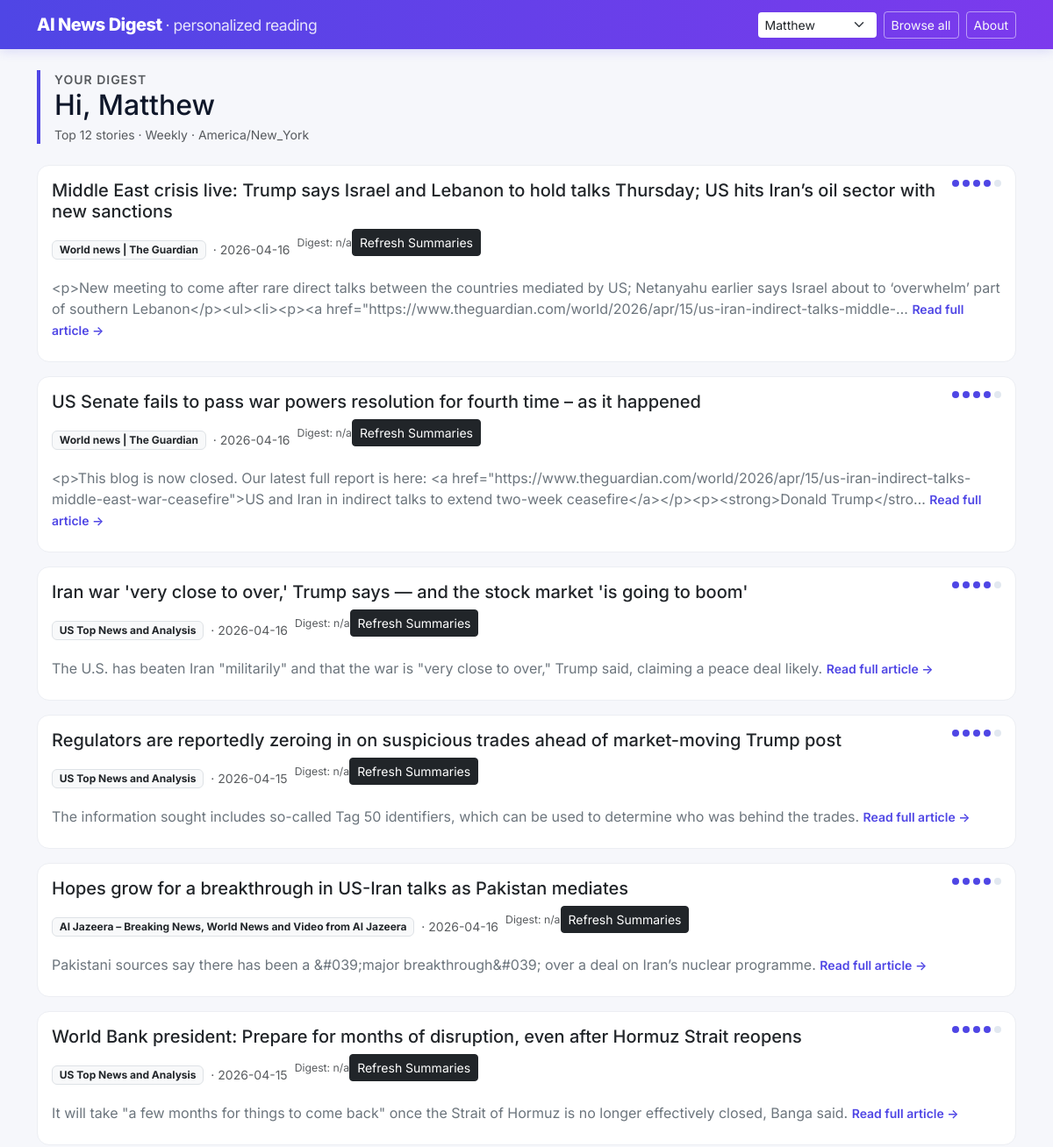
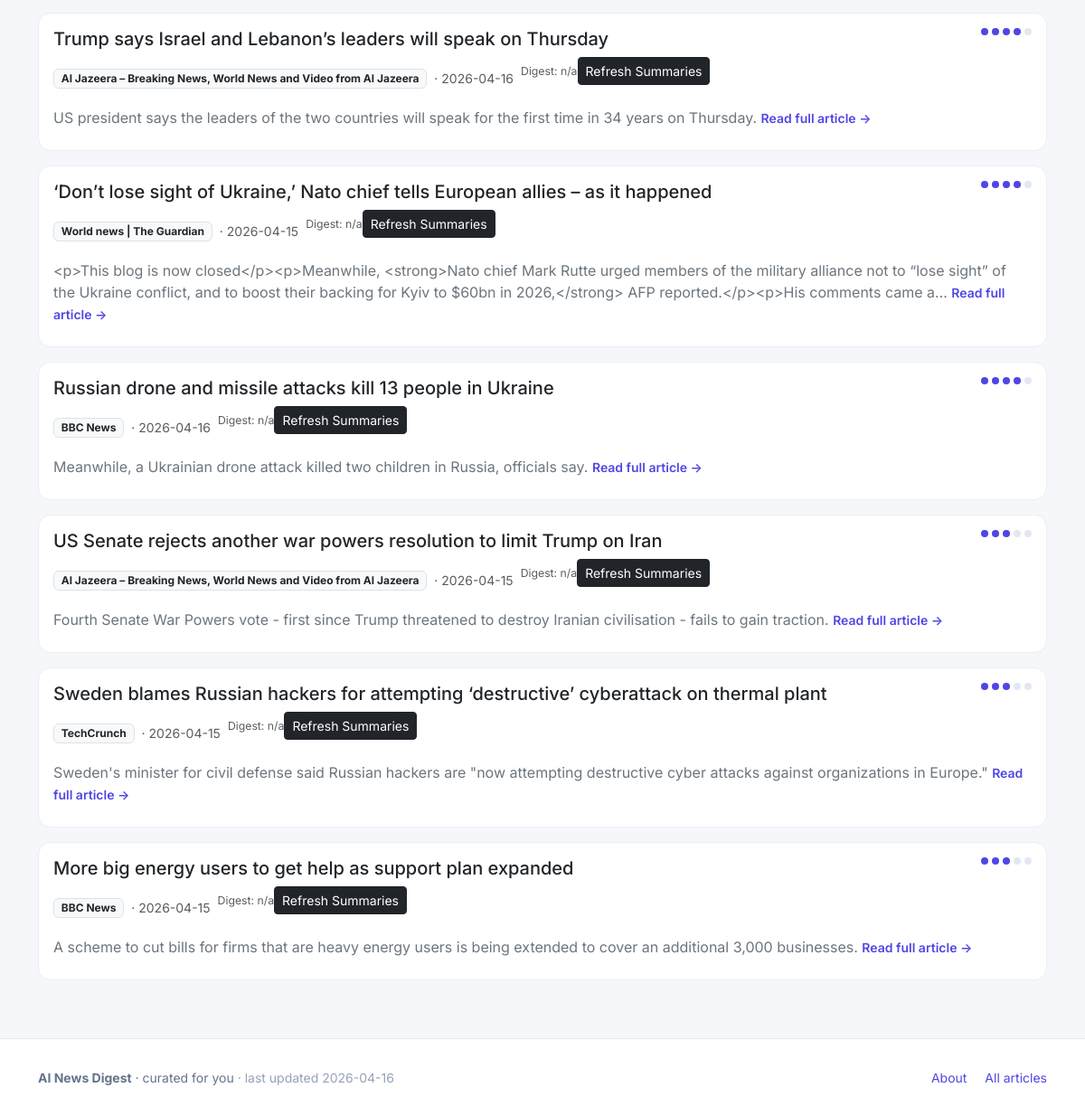
/digest/24f0b1f1-27c9-4131-aa38-c50f141d3861, run on the app's committed database (2 pictures, top to bottom).
### tables this page shows
CREATE TABLE users (
            user_id TEXT PRIMARY KEY,
            email TEXT UNIQUE NOT NULL,
            display_name TEXT,
            digest_frequency TEXT,
            digest_day TEXT,
            digest_time TEXT,
            timezone TEXT,
            max_articles INTEGER,
            preferred_sources TEXT,
            blocked_sources TEXT,
            language TEXT,
            reading_level TEXT,
            interest_embedding BLOB,
            interest_embedding_dim INTEGER,
            interest_embedding_model TEXT,
            interest_topics TEXT,
            last_profile_update_at TEXT,
            is_active INTEGER,
            created_at TEXT,
            updated_at TEXT
        );

CREATE TABLE articles (
            id TEXT PRIMARY KEY,
            title TEXT,
            url TEXT NOT NULL,
            source TEXT,
            published_at TEXT,
            summary TEXT,
            content TEXT,
            topic TEXT,
            embedding BLOB,
            ingested_at TEXT NOT NULL,
            author TEXT,
            image_url TEXT,
            categories TEXT,
            source_feed_url TEXT,
            fetched_at TEXT,
            word_count INTEGER,
            canonical_url TEXT,
            guid TEXT,
            language TEXT
        , embedding_dim INTEGER, embedding_model TEXT);

### app.py (the view)
@app.route("/digest/<user_id>")
def digest(user_id):
    conn = get_db()
    user = get_user_by_id(conn, user_id)
    if user is None:
        conn.close()
        abort(404)
    articles = get_top_articles_for_user(
        conn, user_id, top_k=user.preferences.max_articles
    )
    llm = MockLLM()
    digest_text = generate_digest(llm, articles)
    all_users = get_all_active_users(conn)
    conn.close()
    show_scores = request.args.get("debug") == "1"
    return render_template(
        "digest.html",
        user=user,
        articles=articles,
        show_scores=show_scores,
        digest_text=digest_text,
        all_users=all_users,
    )

### app.py (called while the page is built)
def get_db():
    conn = get_connection()
    ensure_all_tables(conn)
    return conn

def get_last_updated(conn):
    row = conn.execute(
        "SELECT MAX(published_at) AS ts FROM articles"
    ).fetchone()
    return row["ts"] if row else None

@app.context_processor
def inject_globals():
    conn = get_db()
    try:
        last_updated = get_last_updated(conn)
    finally:
        conn.close()
    return {"last_updated": last_updated}

### src/db.py (called while the page is built)
def get_connection(db_path: Optional[Path] = None) -> sqlite3.Connection:
    path = db_path or DB_PATH
    conn = sqlite3.connect(path)
    conn.row_factory = sqlite3.Row
    return conn

def _ensure_column(conn: sqlite3.Connection, table: str, column: str, coltype: str) -> None:
    cols = {row[1] for row in conn.execute(f"PRAGMA table_info({table})")}
    if column not in cols:
        conn.execute(f"ALTER TABLE {table} ADD COLUMN {column} {coltype}")

### src/ranking.py (called while the page is built)
def load_user_embedding(conn, user_id):
    row = conn.execute(
        "SELECT interest_embedding, interest_embedding_dim FROM users WHERE user_id = ?",
        (user_id,)
    ).fetchone()
    if not row or row["interest_embedding"] is None:
        return None
    vec = np.frombuffer(row["interest_embedding"], dtype=np.float32)
    if vec.shape[0] != row["interest_embedding_dim"]:
        return None
    return vec

def load_candidate_articles(conn, limit=500):
    return conn.execute(
        """
        SELECT id, title, content, summary, url, embedding, embedding_dim,
               source, published_at
        FROM articles
        WHERE embedding IS NOT NULL
        ORDER BY published_at DESC
        LIMIT ?
        """,
        (limit,)
    ).fetchall()

def compute_scores(user_vec, article_rows):
    results = []
    for row in article_rows:
        emb = row["embedding"]
        dim = row["embedding_dim"]
        if emb is None or dim is None:
            continue
        article_vec = np.frombuffer(emb, dtype=np.float32)
        if article_vec.shape[0] != dim:
            continue
        score = float(np.dot(user_vec, article_vec))
        results.append((row, score))
    return results

def get_top_articles_for_user(conn, user_id, top_k=10, **kwargs):
    ranked = rank_articles(conn, user_id, top_k=top_k, **kwargs)
    return format_results(ranked)

### src/summarization.py (called while the page is built)
def generate_digest(llm_client, articles):
    prompt = build_digest_prompt(articles)
    response = llm_client.generate(prompt)
    return response

### templates/digest.html (shortened to what this page needs)
{% extends "base.html" %}
{% set current_user_id = user.user_id %}
{% block content %}
<div class="digest-header mb-4 d-flex flex-wrap justify-content-between align-items-start gap-2">
  <div>
    <div class="small text-muted text-uppercase fw-semibold" style="letter-spacing:1px;">
      Your digest
    </div>
    <h2 class="mb-1">
      Hi, {{ user.display_name or user.email }}
    </h2>
    <div class="text-muted small">
      Top {{ articles|length }} stories ·
      {{ user.preferences.digest_frequency.value|capitalize }} ·
      {{ user.preferences.timezone }}
    </div>
  </div>
</div>
{% if articles %}
<div class="row g-3">
  {% for a in articles %}
  {% set match_dots = ((a.score * 5) | round(0, 'ceil')) | int %}
  {% set preview = a.summary or a.content %}
  <div class="col-12">
    <div class="card article-card h-100">
      <div class="card-body">
        <div class="d-flex justify-content-between align-items-start gap-2 mb-2">
          <h5 class="card-title mb-0">
            <a href="{{ a.url or '#' }}" target="_blank" rel="noopener"
               class="text-decoration-none text-dark">
              {{ a.title or "Untitled" }}
            </a>
          </h5>
          <div class="match-meter text-nowrap" title="Personalization match">
            {% for i in range(5) %}
              <span class="match-dot {% if i < match_dots %}on{% endif %}"></span>
            {% endfor %}
          </div>
        </div>
        <div class="mb-2 small text-muted d-flex flex-wrap gap-2 align-items-center">
          <span class="badge bg-light text-dark border source-tag">
            {{ a.source or "Unknown" }}
          </span>
          {% if a.published_at %}
            <span>· {{ a.published_at[:10] }}</span>
      <div class="d-flex justify-content-between align-items-center mb-3">
        <div class="small text-muted">
          Digest: {{ digest.digest_id if digest is defined else "n/a" }}
        </div>
        <form method="post" action="/digest/refresh">
          <button type="submit" class="btn btn-sm btn-dark">Refresh Summaries</button>
        </form>
      </div>
          {% endif %}
        </div>
        {% if preview %}
        <p class="card-text text-secondary mb-2">
          {{ preview[:260] }}{% if preview|length > 260 %}…{% endif %}
        {% set preview = a.summary_text or a.summary or a.content %}
        {% endif %}
        {% if a.url %}
        <a href="{{ a.url }}" target="_blank" rel="noopener"
           class="small fw-semibold text-decoration-none">
          Read full article &rarr;
        </a>
        {% endif %}
      </div>
    </div>
  </div>
  {% endfor %}
</div>
{% else %}
<div class="alert alert-info">
  <strong>No stories yet.</strong>
  Your digest will appear here once articles have been ingested and ranked.
</div>
{% endif %}
{% endblock %}

### templates/base.html (style rules this page uses)
:root { --brand: #4f46e5; --brand-2: #7c3aed; --ink: #0f172a; --muted: #64748b; --bg: #f6f7fb; }
html, body { font-family: 'Inter', -apple-system, BlinkMacSystemFont, 'Segoe UI', sans-serif; }
body { background: var(--bg); color: var(--ink); }
.article-card { transition: transform 0.12s ease, box-shadow 0.15s ease; border: 1px solid #eceef3; border-radius: 14px; }
.source-tag { font-size: 0.75rem; }
.digest-header { border-left: 4px solid var(--brand); padding-left: 1rem; }
.match-meter { display: inline-flex; align-items: center; gap: 4px; font-size: 0.75rem; color: var(--muted); }
.match-dot { width: 8px; height: 8px; border-radius: 50%; background: #e2e8f0; }
.match-dot.on { background: var(--brand); }
a { color: var(--brand); }

### data on the page
users: display_name "Matthew", preferences.digest_frequency.value "Weekly", preferences.timezone "America/New_York"
articles: title "Middle East crisis live: Trump says Israel and Lebanon to hold talks Thursday; US hits Iran’s oil sector with new sanctions", source "World news | The Guardian", published_at "2026-04-16", digest_id "n/a", summary "<p>New meeting to come after rare direct talks between the countries mediated by US; Netanyahu earlier says Israel about to ‘overwhelm’ part of southern Lebanon</p><ul><li><p><a href=\"https://www.theguardian.com/world/2026/apr/15/us-iran-indirect-talks-middle-"
articles: title "US Senate fails to pass war powers resolution for fourth time – as it happened", source "World news | The Guardian", published_at "2026-04-16", digest_id "n/a", summary "<p>This blog is now closed. Our latest full report is here: <a href=\"https://www.theguardian.com/world/2026/apr/15/us-iran-indirect-talks-middle-east-war-ceasefire\">US and Iran in indirect talks to extend two-week ceasefire</a></p><p><strong>Donald Trump</stro"
articles: title "Iran war 'very close to over,' Trump says — and the stock market 'is going to boom'", source "US Top News and Analysis", published_at "2026-04-16", digest_id "n/a", summary "The U.S. has beaten Iran \"militarily\" and that the war is \"very close to over,\" Trump said, claiming a peace deal likely."
articles: title "Regulators are reportedly zeroing in on suspicious trades ahead of market-moving Trump post", source "US Top News and Analysis", published_at "2026-04-15", digest_id "n/a", summary "The information sought includes so-called Tag 50 identifiers, which can be used to determine who was behind the trades."
articles: title "Hopes grow for a breakthrough in US-Iran talks as Pakistan mediates", source "Al Jazeera – Breaking News, World News and Video from Al Jazeera", published_at "2026-04-16", digest_id "n/a", summary "Pakistani sources say there has been a &#039;major breakthrough&#039; over a deal on Iran’s nuclear programme."
articles: title "World Bank president: Prepare for months of disruption, even after Hormuz Strait reopens", source "US Top News and Analysis", published_at "2026-04-15", digest_id "n/a", summary "It will take \"a few months for things to come back\" once the Strait of Hormuz is no longer effectively closed, Banga said."
articles: title "Trump says Israel and Lebanon’s leaders will speak on Thursday", source "Al Jazeera – Breaking News, World News and Video from Al Jazeera", published_at "2026-04-16", digest_id "n/a", summary "US president says the leaders of the two countries will speak for the first time in 34 years on Thursday."
articles: title "‘Don’t lose sight of Ukraine,’ Nato chief tells European allies – as it happened", source "World news | The Guardian", published_at "2026-04-15", digest_id "n/a", summary "<p>This blog is now closed</p><p>Meanwhile, <strong>Nato chief Mark Rutte urged members of the military alliance not to “lose sight” of the Ukraine conflict, and to boost their backing for Kyiv to $60bn in 2026,</strong> AFP reported.</p><p>His comments came a"
articles: title "Russian drone and missile attacks kill 13 people in Ukraine", source "BBC News", published_at "2026-04-16", digest_id "n/a", summary "Meanwhile, a Ukrainian drone attack killed two children in Russia, officials say."
articles: title "US Senate rejects another war powers resolution to limit Trump on Iran", source "Al Jazeera – Breaking News, World News and Video from Al Jazeera", published_at "2026-04-15", digest_id "n/a", summary "Fourth Senate War Powers vote - first since Trump threatened to destroy Iranian civilisation - fails to gain traction."
articles: title "Sweden blames Russian hackers for attempting ‘destructive’ cyberattack on thermal plant", source "TechCrunch", published_at "2026-04-15", digest_id "n/a", summary "Sweden's minister for civil defense said Russian hackers are \"now attempting destructive cyber attacks against organizations in Europe.\""
articles: title "More big energy users to get help as support plan expanded", source "BBC News", published_at "2026-04-15", digest_id "n/a", summary "A scheme to cut bills for firms that are heavy energy users is being extended to cover an additional 3,000 businesses."

### other printed values
{{ articles|length }} "12"
{{ last_updated[:10] }} "2026-04-16"
form field value "Matthew"
